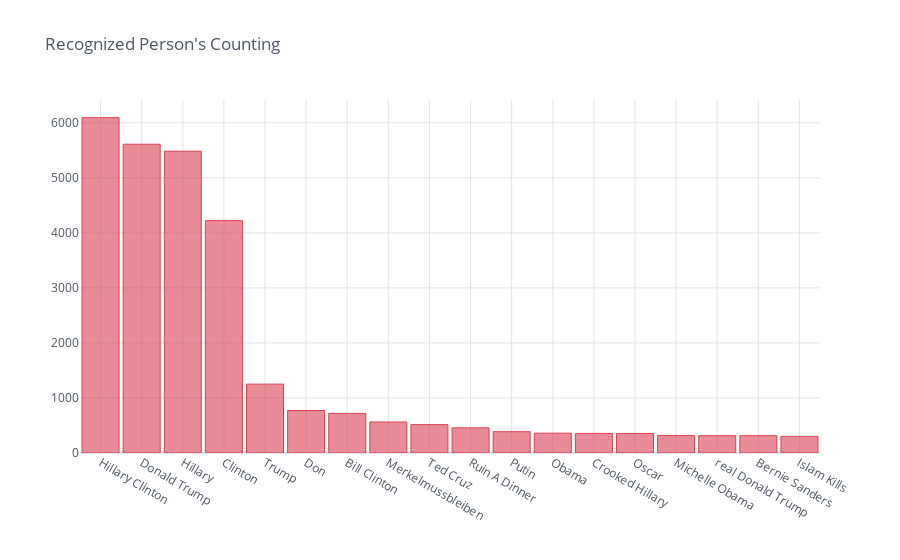

Notebook code cell kept with this figure:
### Code cell
data_file5='Person_Counting.csv'
df5=pd.read_csv( data_file5, header=0, encoding="ISO-8859–1", engine='python' )

df5[df5['Counting']>300].iplot(kind='bar', x='Person', y='Counting', title="Recognized Person's Counting", bargap=.1, theme="white", color='red',
                 world_readable=True)

### Figure 1 — Plotly figure (JSON) as saved in the notebook; plotly's stock layout.template omitted (floating-point values rounded to 4 significant figures)
{"data": [{"marker": {"color": "rgba(219, 64, 82, 0.6)", "line": {"color": "rgba(219, 64, 82, 1.0)", "width": 1}}, "name": "Counting", "orientation": "v", "text": "", "type": "bar", "x": ["Hillary Clinton", "Donald Trump", "Hillary", "Clinton", "Trump", "Don", "Bill Clinton", "Merkelmussbleiben", "Ted Cruz", "Ruin A Dinner", "Putin", "Obama", "Crooked Hillary", "Oscar", "Michelle Obama", "real Donald Trump", "Bernie Sanders", "Islam Kills"], "y": [6093, 5610, 5483, 4222, 1251, 772, 719, 564, 516, 457, 387, 360, 356, 354, 317, 315, 315, 302]}], "layout": {"bargap": 0.1, "legend": {"bgcolor": "#FFFFFF", "font": {"color": "#4D5663"}}, "paper_bgcolor": "#FFFFFF", "plot_bgcolor": "#FFFFFF", "title": {"font": {"color": "#4D5663"}, "text": "Recognized Person's Counting"}, "xaxis": {"gridcolor": "#E1E5ED", "showgrid": true, "tickfont": {"color": "#4D5663"}, "title": {"font": {"color": "#4D5663"}, "text": ""}, "zerolinecolor": "#E1E5ED"}, "yaxis": {"gridcolor": "#E1E5ED", "showgrid": true, "tickfont": {"color": "#4D5663"}, "title": {"font": {"color": "#4D5663"}, "text": ""}, "zerolinecolor": "#E1E5ED"}}}
